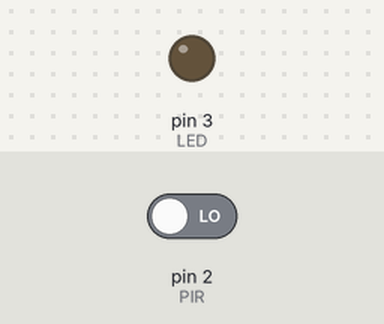
A sketch run on a simulated Arduino Uno, built with avr-gcc and run on an emulated ATmega328P. On the bench: output pins drawn as LEDs (lit = HIGH). Inputs (shaded band) come from the test bench; at power-on: pin 2 (PIR) LOW.

Above: at 1.2 s.
1.3 s: pin 2 (PIR) driven HIGH
At 2.3 s:
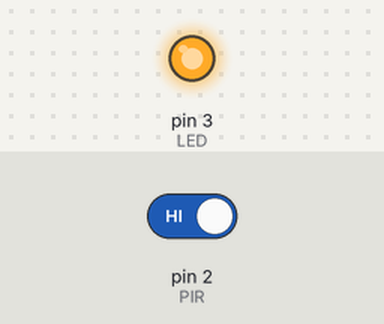
2.8 s: pin 2 (PIR) driven LOW
At 3.4 s:
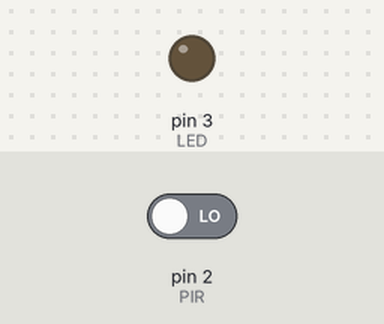
Timing chart, 0 to 5.8 s (numbered marks = the images above; inputs shaded):
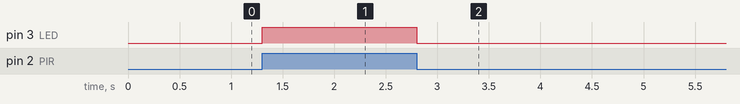

The sketch:

03-sensor-presenca.ino
```cpp
#define PIR 2
#define LED 3

void setup() {
  pinMode(PIR, INPUT);
  pinMode(LED, OUTPUT);
}

void loop() {
  int temAlguemEmCasa = digitalRead(PIR);
  digitalWrite(LED, temAlguemEmCasa);
}
```

Measured:
- after the input at 1.3 s, pin 3 (LED): LOW → HIGH at once
- after the input at 2.8 s, pin 3 (LED): HIGH → LOW at once
